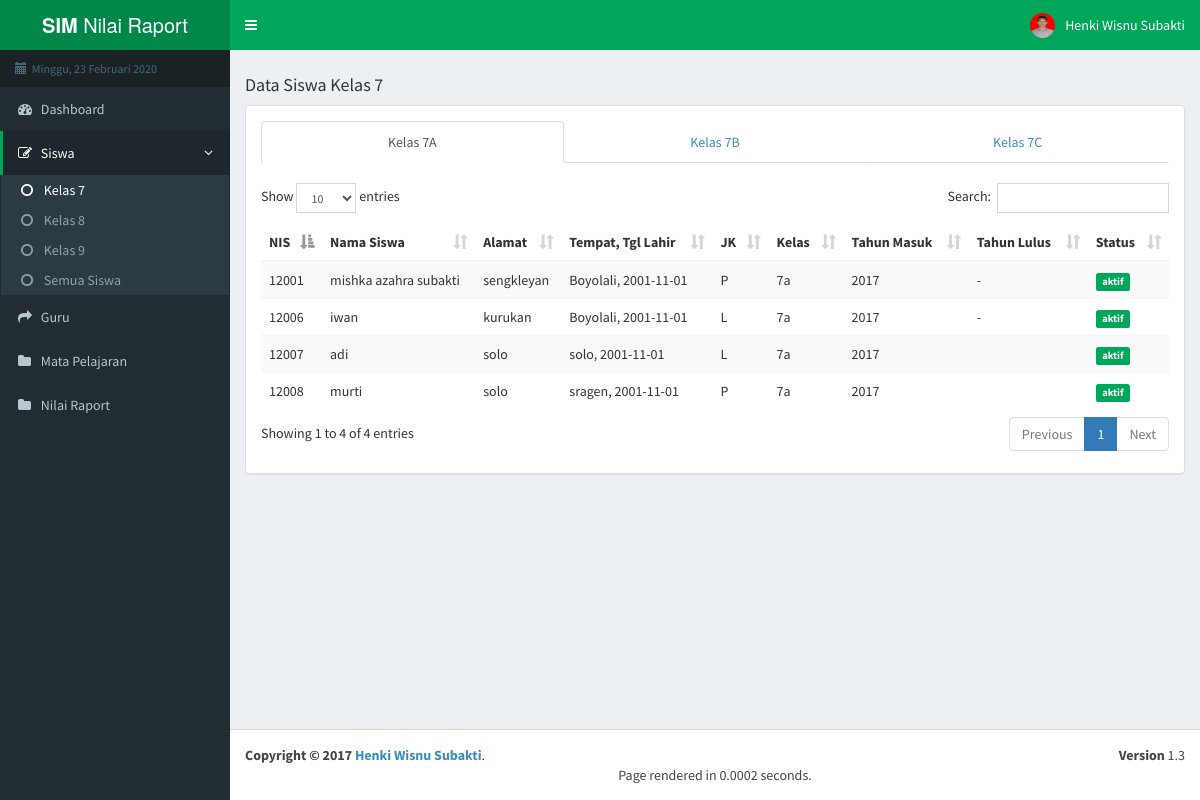
/index.php/siswa/kelas7, run on the app's committed database.
### tables this page shows
CREATE TABLE `siswa` (
  `nis` char(10) NOT NULL,
  `nm_siswa` varchar(255) NOT NULL,
  `tempat_lahir` varchar(50) NOT NULL,
  `tanggal_lahir` varchar(50) NOT NULL,
  `alamat` varchar(255) NOT NULL,
  `jenis_kelamin` char(1) NOT NULL,
  `kelas` char(10) NOT NULL,
  `status` char(50) NOT NULL,
  `tahun_masuk` char(25) NOT NULL,
  `tahun_lulus` char(25) NOT NULL,
  `absen_alfa` int(11) NOT NULL,
  `absen_ijin` int(11) NOT NULL,
  `absen_sakit` int(11) NOT NULL,
  `status_uts` int(11) NOT NULL,
  `status_uas` int(11) NOT NULL,
  `nm_ortu` varchar(255) NOT NULL
);

### application/libraries/Template.php (called while the page is built)
<?php
class Template{
	protected $_ci;
	function __construct(){
		$this->_ci = &get_instance();
	}
	function display($content,$data=NULL){
		$data['headernya']=$this->_ci->load->view('template_/header',$data,true);
		$data['contentnya']=$this->_ci->load->view($content,$data,true);
		$data['footernya']=$this->_ci->load->view('template_/footer',$data,true);
		$this->_ci->load->view('template_/index',$data);
	}
}
?>

### application/controllers/Siswa.php (called while the page is built, shortened)
<?php
class Siswa extends CI_Controller{
	function kelas7(){
		$data['on_kelas7']="active";
		$data['kelas7a']=$this->m_crud->lihatWhere('siswa','kelas','7a')->result();
		$data['kelas7b']=$this->m_crud->lihatWhere('siswa','kelas','7b')->result();
		$data['kelas7c']=$this->m_crud->lihatWhere('siswa','kelas','7c')->result();
		$this->template->display('pages/v_siswa_7',$data);
	}
}
?>

### index.php (called while the page is built, shortened)
<?php
require_once BASEPATH.'core/CodeIgniter.php';

### application/models/M_crud.php (called while the page is built, shortened)
<?php
class M_crud extends CI_Model{
	function lihatWhere($table,$field,$id){
		$this->db->where($field,$id);
		return $this->db->get($table);
	}
}
?>

### application/views/pages/v_siswa_7.php (the view, shortened to what this page needs)
<div class="row">
    <div class="col-lg-4 pull-left">
        <h4>Data Siswa Kelas 7</h4>
    </div>
</div>
<div class="panel panel-default">
<div class="panel-body">
<ul class="nav nav-tabs nav-justified">
  <li class="active"><a data-toggle="tab" href="#kelas7a">Kelas 7A</a></li>
  <li><a data-toggle="tab" href="#kelas7b">Kelas 7B</a></li>
  <li><a data-toggle="tab" href="#kelas7c">Kelas 7C</a></li>
</ul><br>
<div class="tab-content">
  <div id="kelas7a" class="tab-pane fade in active">
    <table class='table table-striped table-hover display' id='table_id'>
	<thead>
		<th>NIS</th>
		<th>Nama Siswa</th>
		<th>Alamat</th>
		<th>Tempat, Tgl Lahir</th>
		<th>JK</th>
		<th>Kelas</th>
		<th>Tahun Masuk</th>
		<th>Tahun Lulus</th>
		<th>Status</th>
	</thead>
	<tbody>
	<?php
		foreach($kelas7a as $x){
	?>
		<tr>
			<td><?php echo $x->nis; ?></td>
			<td><?php echo $x->nm_siswa; ?></td>
			<td><?php echo $x->alamat; ?></td>
			<td><?php echo $x->tempat_lahir.", ".$x->tanggal_lahir; ?></td>
			<td><?php echo $x->jenis_kelamin; ?></td>
			<td><?php echo $x->kelas; ?></td>
			<td><?php echo $x->tahun_masuk; ?></td>
			<td><?php echo $x->tahun_lulus; ?></td>
			<td><label class="label label-success"><?php echo $x->status; ?></label></td>
		</tr>
	<?php } ?>
	</tbody>
	</table>
  </div>
</div>
</div>

### data on the page
siswa: nis "12001", nm_siswa "mishka azahra subakti", alamat "sengkleyan", tempat_lahir "Boyolali", tanggal_lahir "2001-11-01", jenis_kelamin "P", kelas "7a", tahun_masuk "2017", tahun_lulus "-", status "aktif"
siswa: nis "12006", nm_siswa "iwan", alamat "kurukan", tempat_lahir "Boyolali", tanggal_lahir "2001-11-01", jenis_kelamin "L", kelas "7a", tahun_masuk "2017", tahun_lulus "-", status "aktif"
siswa: nis "12007", nm_siswa "adi", alamat "solo", tempat_lahir "solo", tanggal_lahir "2001-11-01", jenis_kelamin "L", kelas "7a", tahun_masuk "2017", status "aktif"
siswa: nis "12008", nm_siswa "murti", alamat "solo", tempat_lahir "sragen", tanggal_lahir "2001-11-01", jenis_kelamin "P", kelas "7a", tahun_masuk "2017", status "aktif"
